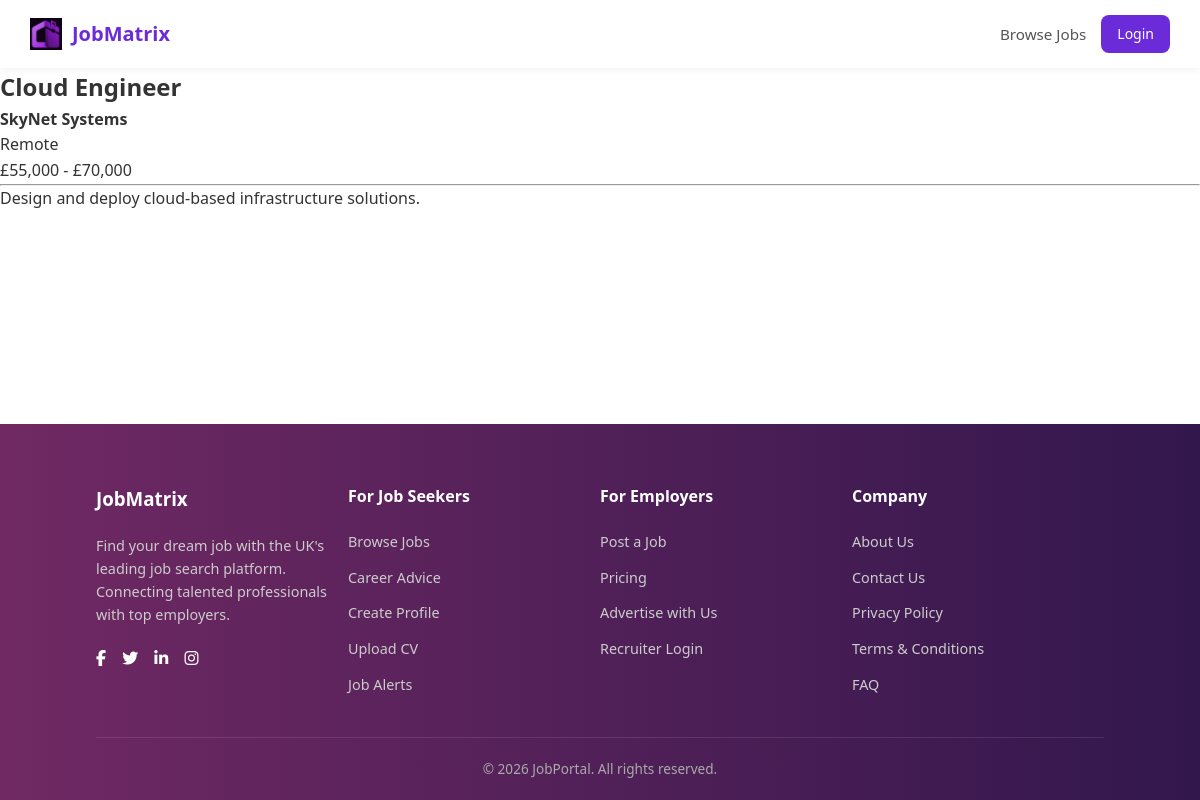
The page /job.php?id=12 on the database its author committed.
### tables this page shows
CREATE TABLE `jobs` (
  `id` int(11) NOT NULL,
  `title` varchar(255) DEFAULT NULL,
  `company` varchar(255) DEFAULT NULL,
  `location` varchar(255) DEFAULT NULL,
  `salary` varchar(100) DEFAULT NULL,
  `type` varchar(50) DEFAULT NULL,
  `category` varchar(100) DEFAULT NULL,
  `description` text DEFAULT NULL,
  `created_at` timestamp NOT NULL DEFAULT current_timestamp(),
  `is_promoted` tinyint(1) DEFAULT 0
);

### job.php (the view, shortened to what this page needs)
<?php
include 'includes/db.php';
include 'includes/header.php';
$id = $_GET['id'];
$result = $conn->query("SELECT * FROM jobs WHERE id=$id");
$job = $result->fetch_assoc();
?>
<div class="container my-5">
<h2><?= $job['title'] ?></h2>
<p><strong><?= $job['company'] ?></strong></p>
<p>
<?= $job['location'] ?><br>
<?= $job['salary'] ?><br>
</p>
<hr>
<p><?= $job['description'] ?></p>
</div>
<?php include 'includes/footer.php'; ?>

### assets/css/style.css (style rules this page uses)
* { margin: 0; padding: 0; box-sizing: border-box; }
body { font-family: 'Segoe UI', Tahoma, Geneva, Verdana, sans-serif; background-color: white; color: #333; line-height: 1.6; min-height: 100vh; display: flex; flex-direction: column; }

### rows shown on the page
jobs: title "Cloud Engineer", company "SkyNet Systems", location "Remote", salary "£55,000 - £70,000", description "Design and deploy cloud-based infrastructure solutions."
